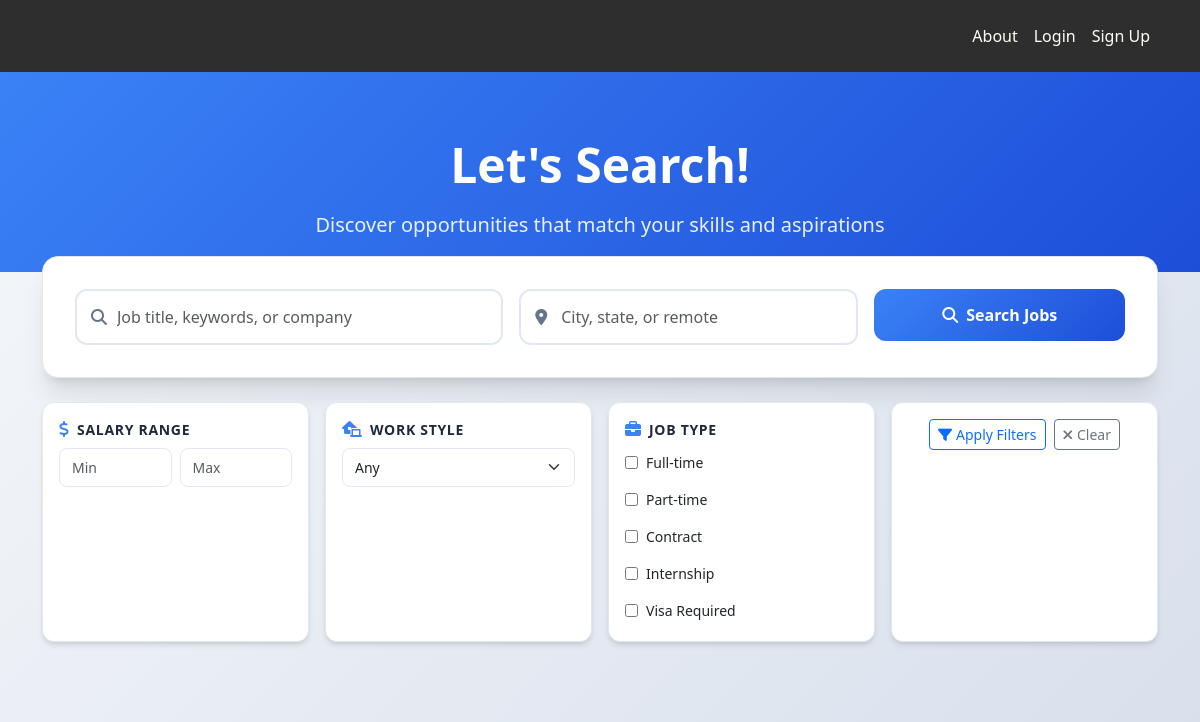
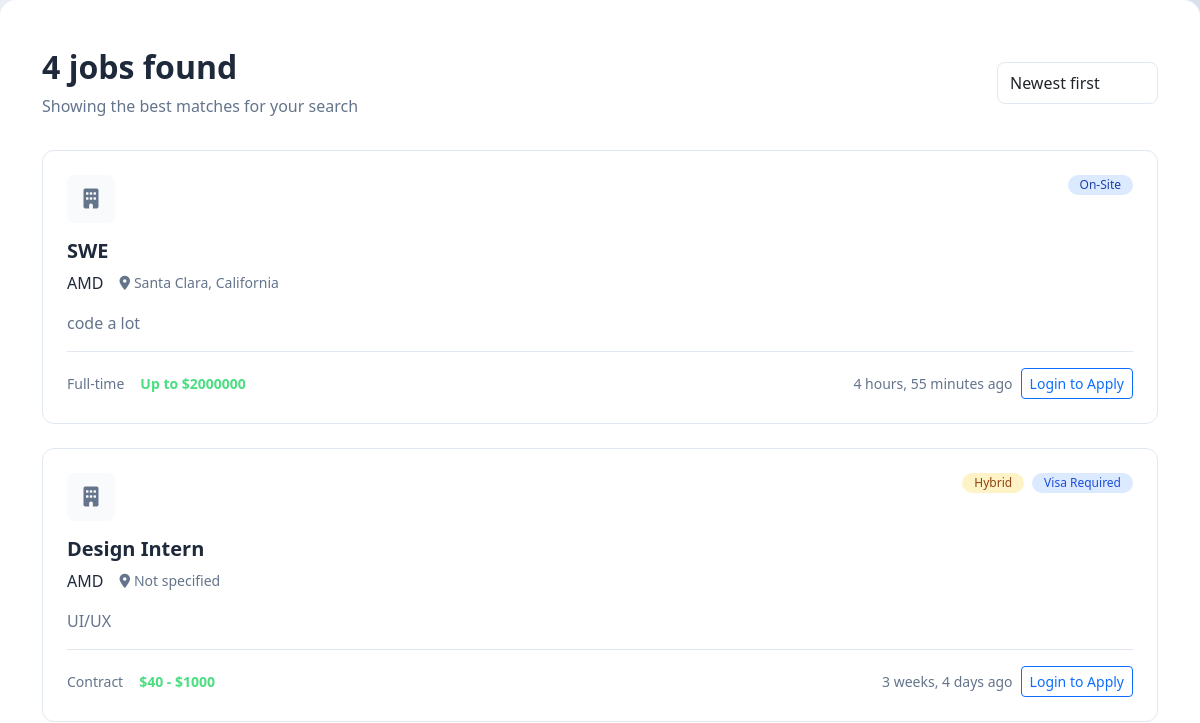
The app's page /jobs/ (upper part), older data (2 pictures, top to bottom).
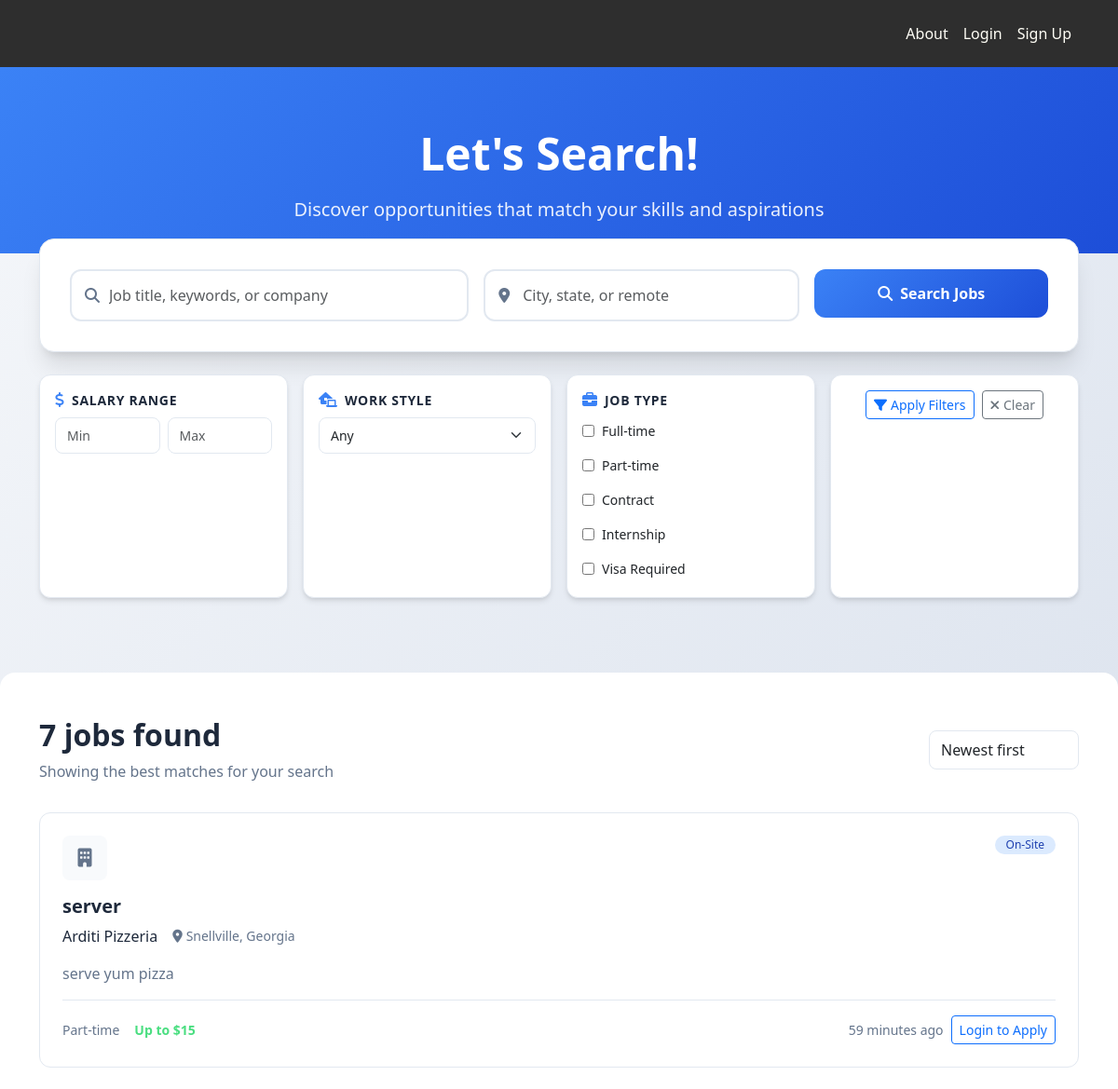
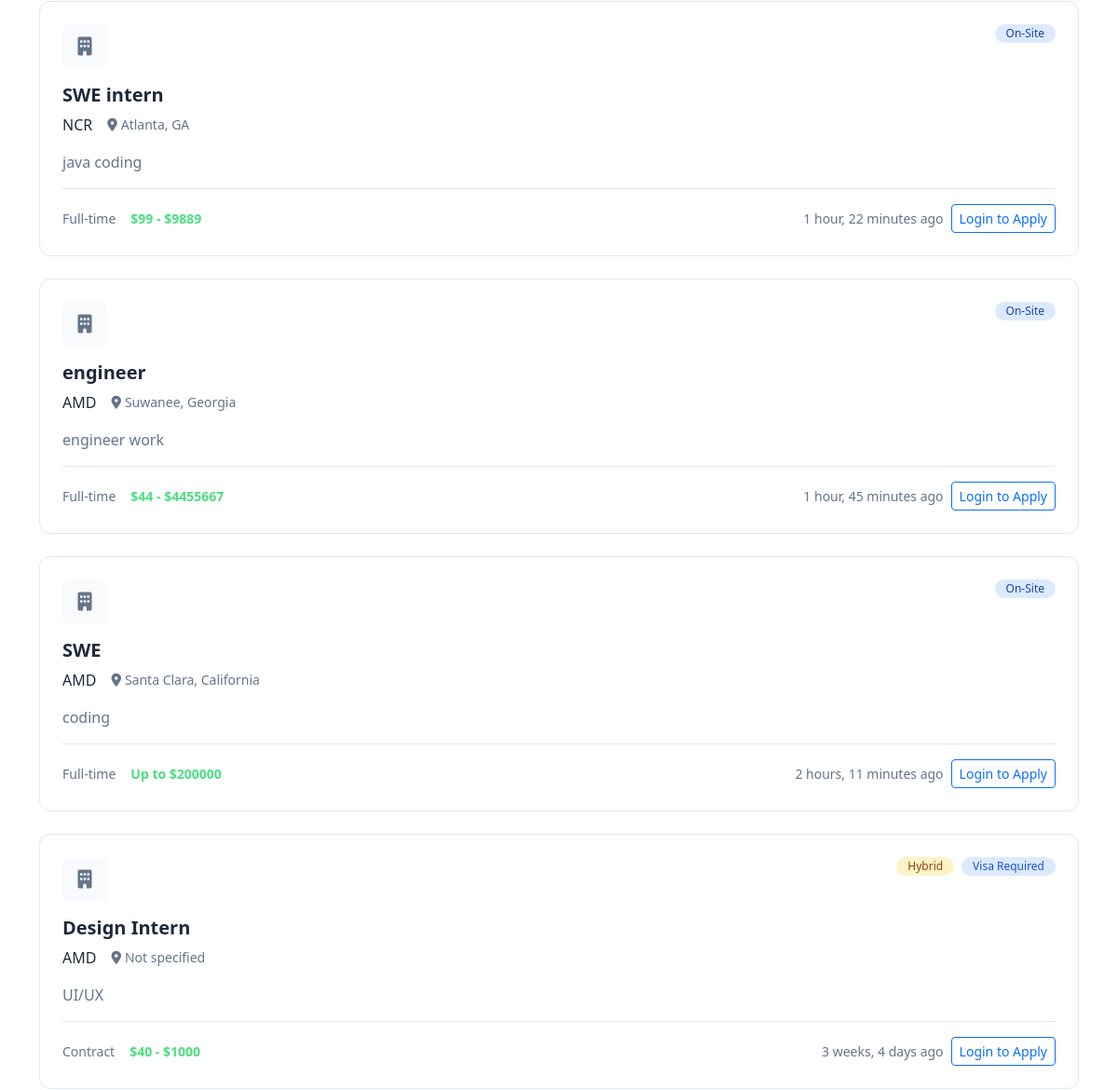
The same page, newer data (2 pictures, top to bottom).
### jobs/models.py (models this page shows, shortened)
class Job(models.Model):
    objects = JobManager()
    class Status(models.TextChoices):
        DRAFT = 'draft', 'Draft'
        PUBLISHED = 'published', 'Published'
        CLOSED = 'closed', 'Closed'
    class EmploymentType(models.TextChoices):
        FULL_TIME = 'full_time', 'Full-time'
        PART_TIME = 'part_time', 'Part-time'
        CONTRACT = 'contract', 'Contract'
        INTERNSHIP = 'internship', 'Internship'
        TEMPORARY = 'temporary', 'Temporary'
        OTHER = 'other', 'Other'
    class WorkMode(models.TextChoices):
        REMOTE = 'remote', 'Remote'
        HYBRID = 'hybrid', 'Hybrid'
        ON_SITE = 'on_site', 'On-site'
    company = models.ForeignKey(Company, on_delete=models.PROTECT, related_name='jobs')
    title = models.CharField(max_length=255)
    description = models.TextField()
    employment_type = models.CharField(max_length=20, choices=EmploymentType.choices)
    work_mode = models.CharField(max_length=20, choices=WorkMode.choices)
    visa_required = models.BooleanField(default=False)
    salary_min = models.DecimalField(max_digits=12, decimal_places=2, null=True, blank=True)
    salary_max = models.DecimalField(max_digits=12, decimal_places=2, null=True, blank=True)
    currency = models.CharField(max_length=3, default='USD')
    office_location = models.ForeignKey(OfficeLocation, on_delete=models.SET_NULL, null=True, blank=True)
    status = models.CharField(max_length=12, choices=Status.choices, default=Status.DRAFT)
    slug = models.SlugField(max_length=300, unique=True, blank=True)
    posted_by = models.ForeignKey(settings.AUTH_USER_MODEL, on_delete=models.PROTECT, related_name='posted_jobs')
    published_at = models.DateTimeField(null=True, blank=True)
    unpublished_at = models.DateTimeField(null=True, blank=True)
    created_at = models.DateTimeField(auto_now_add=True)
    updated_at = models.DateTimeField(auto_now=True)

### companies/models.py (models this page shows, shortened)
class Company(models.Model):
    name = models.CharField(max_length=255, unique=True)
    website = models.URLField(blank=True)
    description = models.TextField(blank=True)

class OfficeLocation(models.Model):
    company = models.ForeignKey(Company, on_delete=models.CASCADE, related_name='office_locations')
    address = models.CharField(max_length=512)
    city = models.CharField(max_length=100, blank=True)
    state = models.CharField(max_length=100, blank=True)
    country = models.CharField(max_length=100, blank=True)
    latitude = models.FloatField(null=True, blank=True)
    longitude = models.FloatField(null=True, blank=True)

### jobs/views.py (the view, shortened to what this page needs)
# urls.py: path('', views.JobSearchView.as_view(), name='public_list'),
class JobSearchView(ListView):
    model = Job
    template_name = 'jobs/public_list.html'
    context_object_name = 'jobs'
    paginate_by = 20
    def get_queryset(self):
        queryset = Job.objects.filter(status=Job.Status.PUBLISHED).select_related('company', 'office_location').order_by('-published_at', '-updated_at')
        form = JobSearchForm(self.request.GET)
        if form.is_valid():
            cleaned_data = form.cleaned_data
            if cleaned_data.get('salary_min'):
                queryset = queryset.filter(
                    Q(salary_max__gte=cleaned_data['salary_min']) |
                    Q(salary_max__isnull=True)
                )
            if cleaned_data.get('salary_max'):
                queryset = queryset.filter(
                    Q(salary_min__lte=cleaned_data['salary_max']) |
                    Q(salary_min__isnull=True)
                )
            if cleaned_data.get('work_mode'):
                queryset = queryset.filter(work_mode=cleaned_data['work_mode'])
            if cleaned_data.get('employment_type'):
                queryset = queryset.filter(employment_type__in=cleaned_data['employment_type'])
            if cleaned_data.get('visa_required'):
                queryset = queryset.filter(visa_required=True)
        return queryset
    def get_context_data(self, **kwargs):
        context = super().get_context_data(**kwargs)
        form = JobSearchForm(self.request.GET)
        context['form'] = form
        context['total_jobs'] = self.get_queryset().count()
        if self.request.user.is_authenticated:
            user_applications = Application.objects.filter(
                applicant=self.request.user
            ).values_list('job_id', flat=True)
            context['user_applications'] = list(user_applications)
        else:
            context['user_applications'] = []
        if form.is_valid():
            active_filters = {}
            for field_name, value in form.cleaned_data.items():
                if value:
                    if field_name == 'employment_type' and isinstance(value, list):
                        active_filters[field_name] = ', '.join(value)
                    elif field_name in ['salary_min', 'salary_max'] and value:
                        active_filters[field_name] = f"${value:,.0f}"
                    elif value not in [None, '', [], False]:
                        active_filters[field_name] = str(value)
            context['active_filters'] = active_filters
        return context

### jobs/manager.py (called while the page is built)
    def get_queryset(self):
        return JobQuerySet(self.model, using=self._db)

### jobs/templates/jobs/public_list.html (shortened to what the changed rows need)
{% extends 'base.html' %}
{% load static %}
{% load job_extras %}
{% block extra_css %}
<link rel="stylesheet" href="{% static '/jobs/css/public_list.css' %}">
{% endblock %}
{% block content %}
<div class="modern-job-search">
    <div class="hero-section">
        <div class="container">
            <div class="hero-content">
                <h1 class="hero-title">Let's Search!</h1>
            </div>
        </div>
    </div>
    <div class="results-section">
        <div class="container">
            <div class="results-header">
                <div class="results-info">
                    <h2 class="results-title">
                        {% if total_jobs %}
                            {{ total_jobs }} job{{ total_jobs|pluralize }} found
                        {% else %}
                            Browse Jobs
                        {% endif %}
                    </h2>
                    {% if total_jobs %}
                    <p class="results-subtitle">Showing the best matches for your search</p>
                    {% endif %}
                </div>
            </div>
            <div class="jobs-grid">
                {% for job in jobs %}
                <article class="job-card modern">
                    <div class="job-card-header">
                        <div class="company-logo">
                            <i class="fas fa-building"></i>
                        </div>
                        <div class="job-meta">
                            <div class="job-badges">
                                <span class="badge work-badge work-{{ job.work_mode }}">
                                    {{ job.get_work_mode_display|title }}
                                </span>
                                {% if job.visa_required %}
                                <span class="badge visa-badge">Visa Required</span>
                                {% endif %}
                            </div>
                        </div>
                    </div>
                    <div class="job-card-body">
                        <h3 class="job-title">
                            <a href="{% url 'jobs:public_detail' job.pk job.slug %}">{{ job.title }}</a>
                        </h3>
                        <div class="company-info">
                            <span class="company-name">{{ job.company.name }}</span>
                            <span class="job-location">
                                <i class="fas fa-map-marker-alt"></i>
                                {% if job.office_location %}
                                    {{ job.office_location.city }}{% if job.office_location.state %}, {{ job.office_location.state }}{% endif %}
                                {% else %}
                                    {% if job.work_mode == 'remote' %}Remote{% else %}Not specified{% endif %}
                                {% endif %}
                            </span>
                        </div>
                        {% if job.description %}
                        <p class="job-description">{{ job.description|truncatewords:20 }}</p>
                        {% endif %}
                    </div>
                    <div class="job-card-footer">
                        <div class="job-details">
                            <div class="employment-type">
                                {{ job.get_employment_type_display }}
                            </div>
                            {% if job.salary_min or job.salary_max %}
                            <div class="salary-info">
                                {% if job.salary_min and job.salary_max %}
                                    ${{ job.salary_min|floatformat:0 }} - ${{ job.salary_max|floatformat:0 }}
                                {% elif job.salary_min %}
                                    ${{ job.salary_min|floatformat:0 }}+
                                {% elif job.salary_max %}
                                    Up to ${{ job.salary_max|floatformat:0 }}
                                {% endif %}
                            </div>
                            {% endif %}
                        </div>
                        <div class="d-flex align-items-center gap-2">
                            <div class="posted-time">
                                {% if job.published_at %}
                                    {{ job.published_at|timesince }} ago
                                {% else %}
                                    {{ job.created_at|timesince }} ago
                                {% endif %}
                            </div>
                            {% if user.is_authenticated %}
                                {% if job.pk in user_applications %}
                                    <span class="badge bg-success">Applied</span>
                                {% else %}
                                    <a href="{% url 'jobs:apply' job.pk %}" class="btn btn-primary btn-sm">
                                        <i class="fas fa-paper-plane me-1"></i>Apply
                                    </a>
                                {% endif %}
                            {% else %}
                                <a href="{% url 'accounts:login' %}?next={% url 'jobs:public_list' %}" class="btn btn-outline-primary btn-sm">
                                    Login to Apply
                                </a>
                            {% endif %}
                        </div>
                    </div>
                </article>
                {% endfor %}
            </div>
        </div>
    </div>
</div>
{% endblock content %}

Row changes from the older to the newer data that the page shows:
added Job: work_mode "On-Site", title "server", company.name "Arditi Pizzeria", office_location.city "Snellville", office_location.state "Georgia", description "serve yum pizza", employment_type "Part-time", salary_max "15", published_at "59 minutes"
added Job: work_mode "On-Site", title "SWE intern", company.name "NCR", office_location.city "Atlanta", office_location.state "GA", description "java coding", employment_type "Full-time", salary_min "99", salary_max "9889", published_at "1 hour, 22 minutes"
added Job: work_mode "On-Site", title "engineer", company.name "AMD", office_location.city "Suwanee", office_location.state "Georgia", description "engineer work", employment_type "Full-time", salary_min "44", salary_max "4455667", published_at "1 hour, 45 minutes"
changed Job "SWE": description "code a lot" → "coding"; salary_max "2000000" → "200000"; published_at "4 hours, 55 minutes" → "2 hours, 11 minutes"
Text that changed along with them:
{{ total_jobs }}: "4" → "7"
